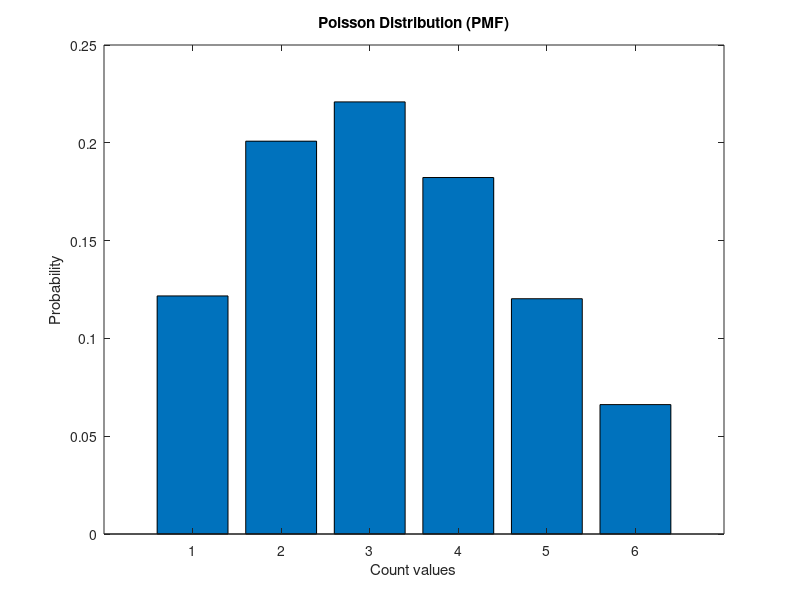

This chart was generated by the following MATLAB code:
%% MLE for Poission Distribution

% Sample data (count data following Poisson distribution)
data = [3, 1, 4, 2, 5, 2, 6, 3, 5, 2];
n = length(data);

% Define likelihood function & neg_log_likelihood
likelihood = @(lambda) prod(poisspdf(data,lambda));
neg_log_likelihood = @(lambda) -log(likelihood(lambda));

% Perform MLE
initial_lambda = mean(data);
estimated_lambda = fminsearch(neg_log_likelihood,initial_lambda);
disp(['Estimated Piossion Parameter (lambda): ' num2str(estimated_lambda)]);

%% Plot

x_values = unique(data);
pmf_values = poisspdf(x_values,estimated_lambda);
figure(1),clf
bar(x_values,pmf_values);
xlabel('Count values')
ylabel('Probability')
title('Poisson Distribution (PMF)')
